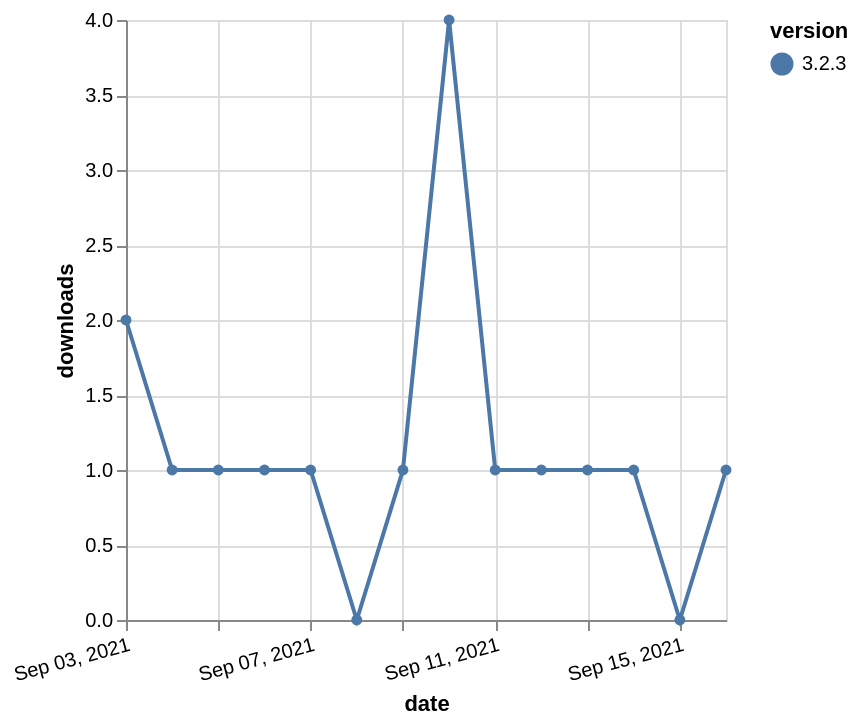

This figure's Vega-Lite source:
### Vega-Lite specification from a JSON file in a GitHub repository (floating-point values rounded to 4 significant figures)
{"$schema": "https://vega.github.io/schema/vega-lite/v5.json", "description": "A simple bar chart with embedded data.", "data": {"values": [{"date": "2021-09-03", "total": 509, "delta": 2, "version": "3.2.3"}, {"date": "2021-09-04", "total": 510, "delta": 1, "version": "3.2.3"}, {"date": "2021-09-05", "total": 511, "delta": 1, "version": "3.2.3"}, {"date": "2021-09-06", "total": 512, "delta": 1, "version": "3.2.3"}, {"date": "2021-09-07", "total": 513, "delta": 1, "version": "3.2.3"}, {"date": "2021-09-08", "total": 513, "delta": 0, "version": "3.2.3"}, {"date": "2021-09-09", "total": 514, "delta": 1, "version": "3.2.3"}, {"date": "2021-09-10", "total": 518, "delta": 4, "version": "3.2.3"}, {"date": "2021-09-11", "total": 519, "delta": 1, "version": "3.2.3"}, {"date": "2021-09-12", "total": 520, "delta": 1, "version": "3.2.3"}, {"date": "2021-09-13", "total": 521, "delta": 1, "version": "3.2.3"}, {"date": "2021-09-14", "total": 522, "delta": 1, "version": "3.2.3"}, {"date": "2021-09-15", "total": 522, "delta": 0, "version": "3.2.3"}, {"date": "2021-09-16", "total": 523, "delta": 1, "version": "3.2.3"}]}, "width": "container", "mark": {"type": "line", "point": {"filled": true}}, "encoding": {"x": {"field": "date", "type": "temporal", "timeUnit": "yearmonthdate", "title": "date", "axis": {"labelAngle": -15}}, "y": {"field": "delta", "type": "quantitative", "title": "downloads"}, "color": {"field": "version", "type": "nominal"}, "tooltip": {"field": "delta"}}}
